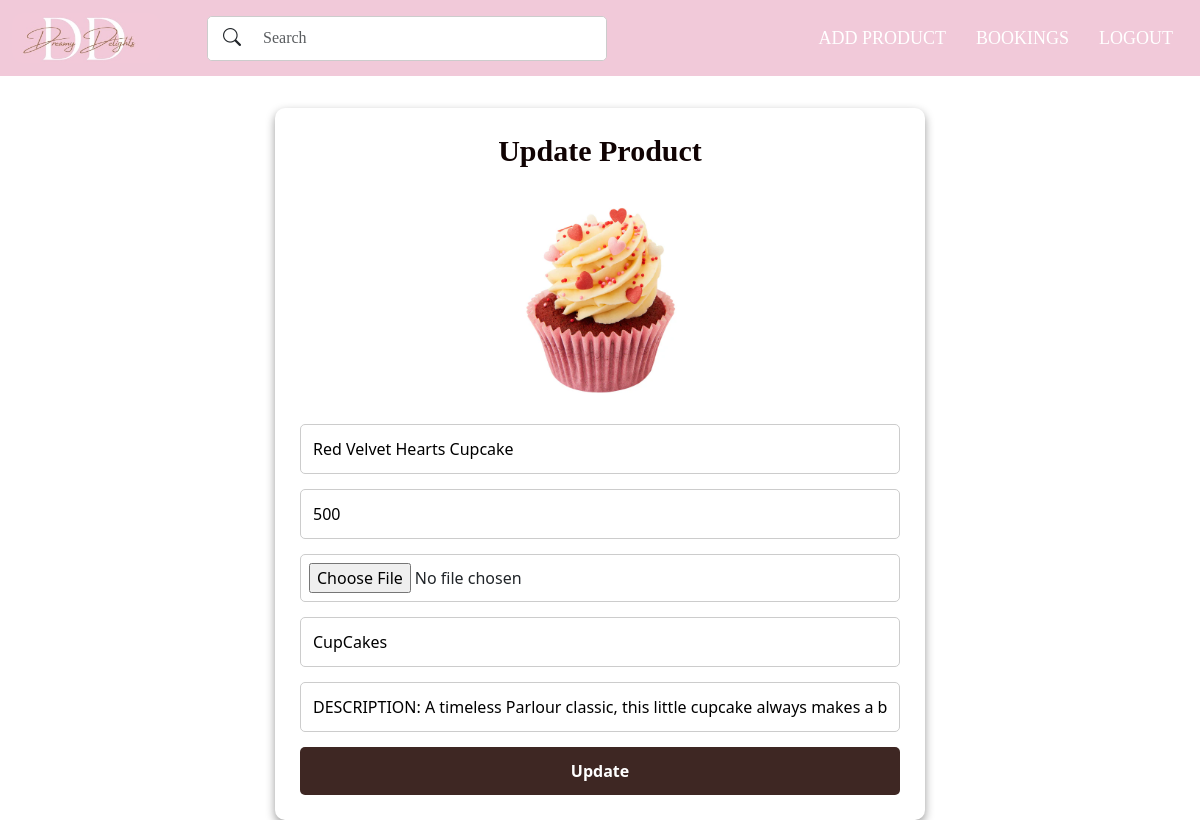
The page /edit_cupcake/1 on the database as committed earlier.
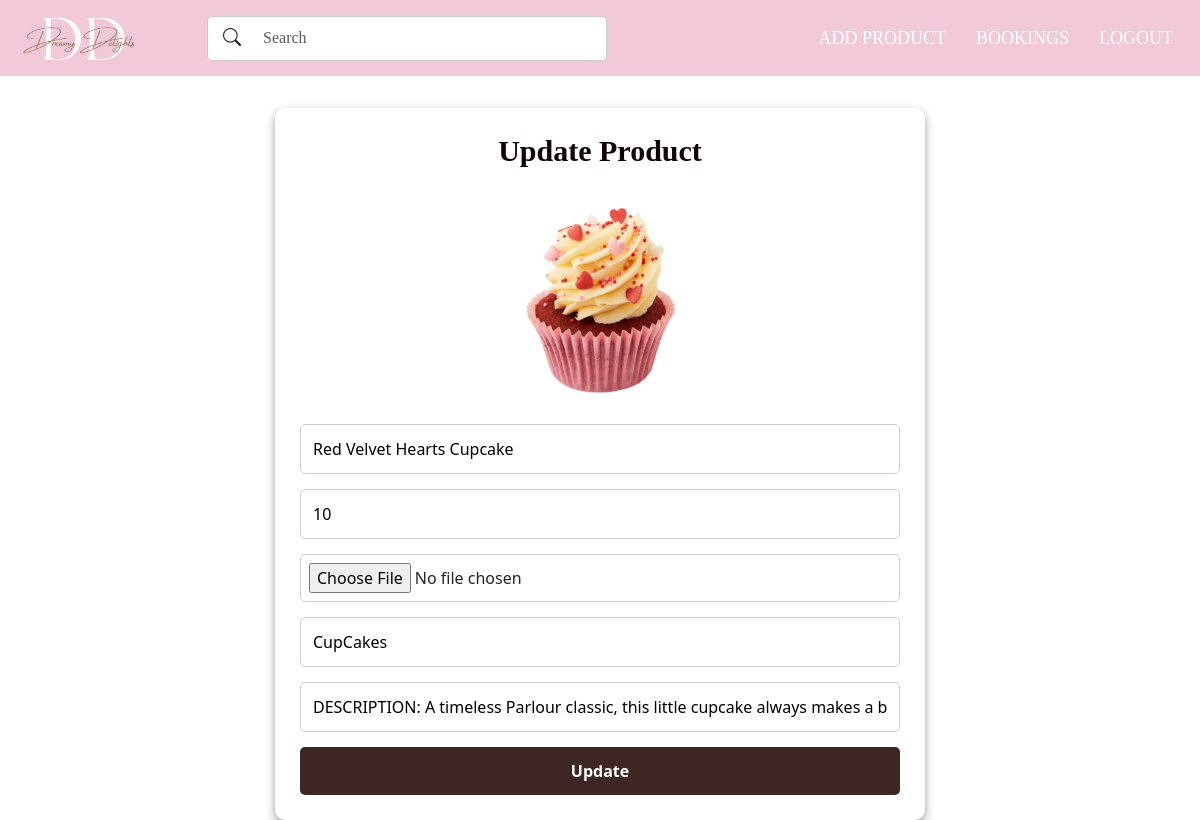
The same page on the database as committed later.
### app/models.py (models this page shows, shortened)
class Cake(models.Model):
    name=models.CharField(max_length=100)
    price=models.IntegerField()
    img=models.FileField()
    colour=models.TextField()
    category=models.ForeignKey(Category,on_delete=models.CASCADE)
    description=models.TextField()

class Category(models.Model):
    name=models.TextField(max_length=100)
    def __str__(self):
        return self.name

### app/views.py (the view, shortened to what this page needs)
# urls.py: path('edit_cupcake/<id>',views.edit_cake),
def edit_cake(req,id):
        cake = Cake.objects.get(pk=id)
        return render(req,'shop/edit_cupcake.html',{'data':cake})

### templates/shop/edit_cupcake.html (shortened to what this page needs)
<!DOCTYPE html>
<html lang="en">
<head>
    {% load static %}
    <link rel="stylesheet" href="{% static '/css/home.css' %}">
    <link href="https://cdn.jsdelivr.net/npm/bootstrap@5.3.3/dist/css/bootstrap.min.css" rel="stylesheet">
    <link rel="stylesheet" href="https://cdn.jsdelivr.net/npm/bootstrap-icons@1.11.3/font/bootstrap-icons.min.css">
    <link href="https://cdnjs.cloudflare.com/ajax/libs/font-awesome/5.15.4/css/all.min.css" rel="stylesheet">
</head>
<body>
    <nav class="navbar navbar-expand-lg navbar-light">
        <div class="container-fluid">
            <a class="navbar-brand" href="../">
                <img src="{% static 'img/logo.jpeg' %}" alt="Logo">
            </a>
            <form class="d-flex mx-auto search-form" role="search" action="{% url 'search' %}" method="POST">
              <div class="input-group search-box">
                  <button class="btn" type="submit" style="background-color: white;">
                      <i class="bi bi-search"></i>
                  </button>
                  <input class="form-control" type="text" placeholder="Search" name="searched"
                      id="search" data-aos="fade-down" data-aos-duration="1500" data-aos-delay="200">
              </div>
          </form>
            <div class="collapse navbar-collapse justify-content-end" id="navbarNav">
                    <ul class="navbar-nav">
                      <li class="nav-item">
                        <a class="nav-link" href="../add_cake">ADD PRODUCT</a>
                    </li>
                    <li class="nav-item">
                        <a class="nav-link" href="../admin_bookings">BOOKINGS</a>
                    </li>
                    <li class="nav-item">
                        <a class="nav-link" href="../logout">LOGOUT</a>
                    </li>
                </ul>
            </div>
        </div>
    </nav>
    <div class="update-product-container">
        <h1>Update Product</h1>
        <form class="update-product-form" action="" method="post" enctype="multipart/form-data">
            {% if data.img %}
             <img src="{{ data.img.url }}" alt="Current Image">
            {% endif %}
            <input type="text" name="name" placeholder="Name" value="{{ data.name }}">
            <input type="number" name="price" placeholder="Price" value="{{ data.price }}">
            <input type="file" name="img">
            <div class="dropdown-container">
                <input type="text" id="category-input" name="category" class="dropdown-input" placeholder="Select or type a category" value="{{ data.category }}" required>
            </div>
            <input type="text" name="description" placeholder="Description" value="{{ data.description }}">
            <input type="submit" value="Update">
        </form>
    </div>
</body>
</html>

Rows that differ between the two databases and show on the page:
changed Cake "Red Velvet Hearts Cupcake": price "500" → "10"
